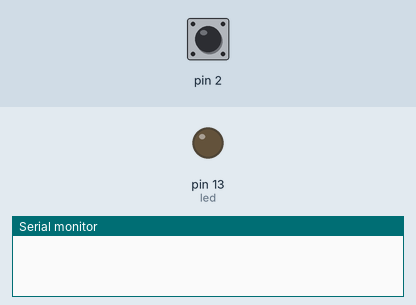
Recording of a sketch running on a simulated Arduino Uno, built with avr-gcc and run on an emulated ATmega328P. Parts: output pins drawn as LEDs (lit = HIGH), the last lines printed to the serial monitor. The inputs (shaded band) are chosen by the test bench; at power-on: pin 2 HIGH.

Above: at 1.2 s.
1.3 s: pin 2 pulled LOW for 0.15 s
At 2.2 s:
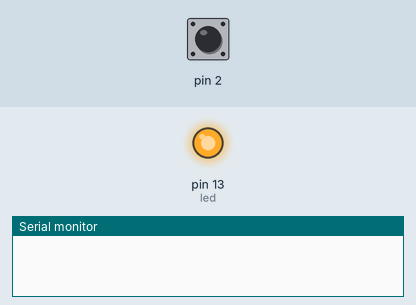
2.9 s: pin 2 pulled LOW for 1 s
At 4.6 s:
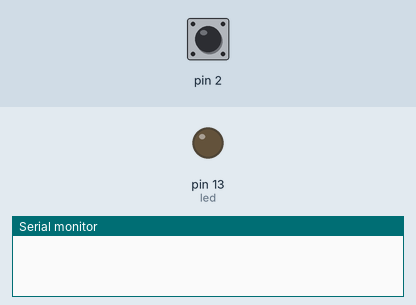
6.5 s: pin 2 pulled LOW for 3.2 s
At 10.3 s:
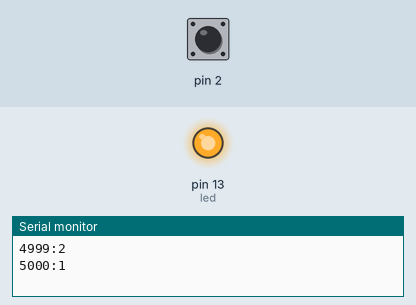
Timing chart, 0 to 11.8 s (numbered marks = the images above; inputs shaded):
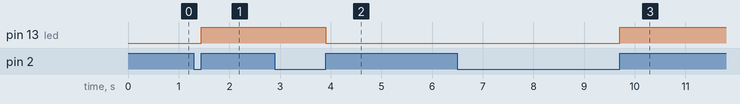

The sketch:

HallEffect_Wheel.ino
```cpp
int led = 13;
int hall = 3;
int reading = 0;
int counter = 0;
int prevcounter = 0;
int prevmillis = 0;


// the setup routine runs once when you press reset:
void setup() {
  // initialize the digital pin as an output.
  pinMode(led, OUTPUT);
  pinMode(hall, INPUT_PULLUP);
  pinMode(2, INPUT_PULLUP);
  attachInterrupt(0, interrupt_handler, RISING);
  Serial.begin(115200);
}

// the loop routine runs over and over again forever:
void loop() {
  //reading = digitalRead(hall);
  //digitalWrite(led, !reading);
  prevmillis = millis();
  prevcounter = counter;
  delay(5000);
  prevmillis = millis() - prevmillis;
  prevcounter = counter - prevcounter;
  if (prevcounter > 0) {
    //We received pulses....print time elapsed and number of pulses
    Serial.print(prevmillis);
    Serial.print(":");
    Serial.println(prevcounter);
  }
  //Serial.println(reading);
}

void interrupt_handler() {
  counter++;
  if (digitalRead(led) == HIGH) {
    digitalWrite(led, LOW);
  } else {
    digitalWrite(led, HIGH);
  }
}
```

Measured:
- after the input at 1.3 s, pin 13 (led): LOW → HIGH after 0.15 s
- after the input at 2.9 s, pin 13 (led): HIGH → LOW after 1.0 s
- after the input at 6.5 s, pin 13 (led): LOW → HIGH after 3.2 s
